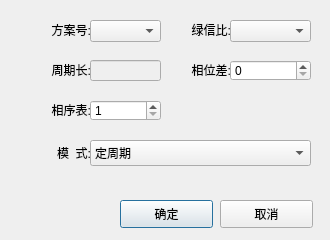
<?xml version="1.0" encoding="UTF-8"?>
<ui version="4.0">
 <class>pattern_dialog</class>
 <widget class="QDialog" name="pattern_dialog">
  <property name="geometry">
   <rect>
    <x>0</x>
    <y>0</y>
    <width>330</width>
    <height>240</height>
   </rect>
  </property>
  <property name="windowTitle">
   <string>方案编辑</string>
  </property>
  <widget class="QLabel" name="label">
   <property name="geometry">
    <rect>
     <x>10</x>
     <y>20</y>
     <width>81</width>
     <height>20</height>
    </rect>
   </property>
   <property name="text">
    <string>方案号:</string>
   </property>
   <property name="alignment">
    <set>Qt::AlignRight|Qt::AlignTrailing|Qt::AlignVCenter</set>
   </property>
  </widget>
  <widget class="QComboBox" name="comboBox_Pattern">
   <property name="geometry">
    <rect>
     <x>90</x>
     <y>20</y>
     <width>71</width>
     <height>22</height>
    </rect>
   </property>
  </widget>
  <widget class="QPushButton" name="pushButton_confirm">
   <property name="geometry">
    <rect>
     <x>120</x>
     <y>200</y>
     <width>93</width>
     <height>28</height>
    </rect>
   </property>
   <property name="text">
    <string>确定</string>
   </property>
  </widget>
  <widget class="QLabel" name="label_2">
   <property name="geometry">
    <rect>
     <x>170</x>
     <y>20</y>
     <width>61</width>
     <height>20</height>
    </rect>
   </property>
   <property name="text">
    <string>绿信比:</string>
   </property>
   <property name="alignment">
    <set>Qt::AlignRight|Qt::AlignTrailing|Qt::AlignVCenter</set>
   </property>
  </widget>
  <widget class="QPushButton" name="pushButton_cancel">
   <property name="geometry">
    <rect>
     <x>220</x>
     <y>200</y>
     <width>93</width>
     <height>28</height>
    </rect>
   </property>
   <property name="text">
    <string>取消</string>
   </property>
  </widget>
  <widget class="QSpinBox" name="spinBox_SequenceNumber">
   <property name="geometry">
    <rect>
     <x>90</x>
     <y>100</y>
     <width>71</width>
     <height>21</height>
    </rect>
   </property>
   <property name="minimum">
    <number>1</number>
   </property>
   <property name="maximum">
    <number>32</number>
   </property>
  </widget>
  <widget class="QComboBox" name="comboBox_SplitNumber">
   <property name="enabled">
    <bool>true</bool>
   </property>
   <property name="geometry">
    <rect>
     <x>230</x>
     <y>20</y>
     <width>81</width>
     <height>22</height>
    </rect>
   </property>
   <property name="currentIndex">
    <number>-1</number>
   </property>
  </widget>
  <widget class="QLabel" name="label_3">
   <property name="geometry">
    <rect>
     <x>10</x>
     <y>60</y>
     <width>81</width>
     <height>20</height>
    </rect>
   </property>
   <property name="text">
    <string>周期长:</string>
   </property>
   <property name="alignment">
    <set>Qt::AlignRight|Qt::AlignTrailing|Qt::AlignVCenter</set>
   </property>
  </widget>
  <widget class="QLineEdit" name="lineEdit_CycleTime">
   <property name="enabled">
    <bool>false</bool>
   </property>
   <property name="geometry">
    <rect>
     <x>90</x>
     <y>60</y>
     <width>71</width>
     <height>21</height>
    </rect>
   </property>
  </widget>
  <widget class="QLabel" name="label_4">
   <property name="geometry">
    <rect>
     <x>170</x>
     <y>60</y>
     <width>61</width>
     <height>20</height>
    </rect>
   </property>
   <property name="text">
    <string>相位差:</string>
   </property>
   <property name="alignment">
    <set>Qt::AlignRight|Qt::AlignTrailing|Qt::AlignVCenter</set>
   </property>
  </widget>
  <widget class="QLabel" name="label_5">
   <property name="geometry">
    <rect>
     <x>10</x>
     <y>100</y>
     <width>81</width>
     <height>20</height>
    </rect>
   </property>
   <property name="text">
    <string>相序表:</string>
   </property>
   <property name="alignment">
    <set>Qt::AlignRight|Qt::AlignTrailing|Qt::AlignVCenter</set>
   </property>
  </widget>
  <widget class="QSpinBox" name="spinBox_OffsetTime">
   <property name="geometry">
    <rect>
     <x>230</x>
     <y>60</y>
     <width>81</width>
     <height>21</height>
    </rect>
   </property>
   <property name="minimum">
    <number>0</number>
   </property>
   <property name="maximum">
    <number>255</number>
   </property>
   <property name="value">
    <number>0</number>
   </property>
  </widget>
  <widget class="QLabel" name="label_6">
   <property name="geometry">
    <rect>
     <x>10</x>
     <y>143</y>
     <width>81</width>
     <height>20</height>
    </rect>
   </property>
   <property name="text">
    <string>模  式:</string>
   </property>
   <property name="alignment">
    <set>Qt::AlignRight|Qt::AlignTrailing|Qt::AlignVCenter</set>
   </property>
  </widget>
  <widget class="QComboBox" name="comboBox_WorkMode">
   <property name="enabled">
    <bool>true</bool>
   </property>
   <property name="geometry">
    <rect>
     <x>90</x>
     <y>140</y>
     <width>221</width>
     <height>26</height>
    </rect>
   </property>
   <property name="currentIndex">
    <number>0</number>
   </property>
   <item>
    <property name="text">
     <string>定周期</string>
    </property>
   </item>
   <item>
    <property name="text">
     <string>绿波控制</string>
    </property>
   </item>
   <item>
    <property name="text">
     <string>感应控制</string>
    </property>
   </item>
   <item>
    <property name="text">
     <string>闪光控制</string>
    </property>
   </item>
   <item>
    <property name="text">
     <string>全红模式</string>
    </property>
   </item>
   <item>
    <property name="text">
     <string>关灯模式</string>
    </property>
   </item>
  </widget>
 </widget>
 <resources/>
 <connections/>
</ui>
